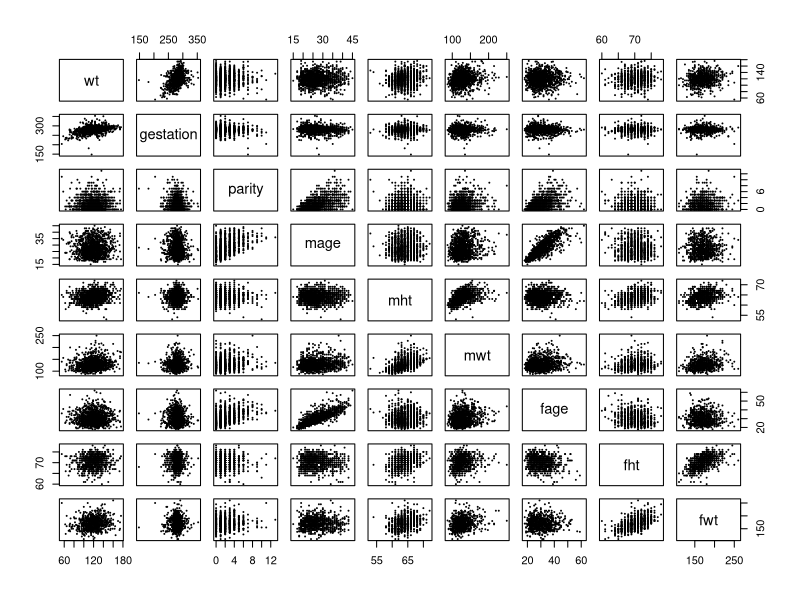
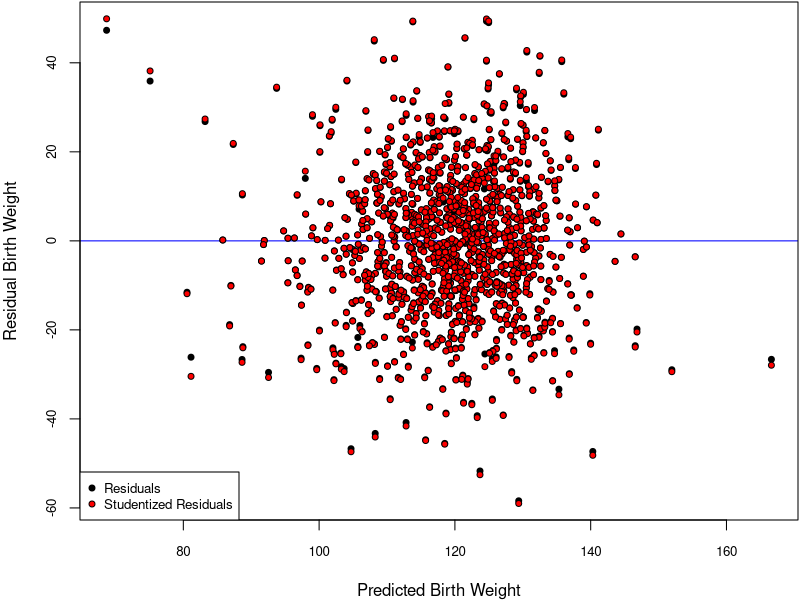
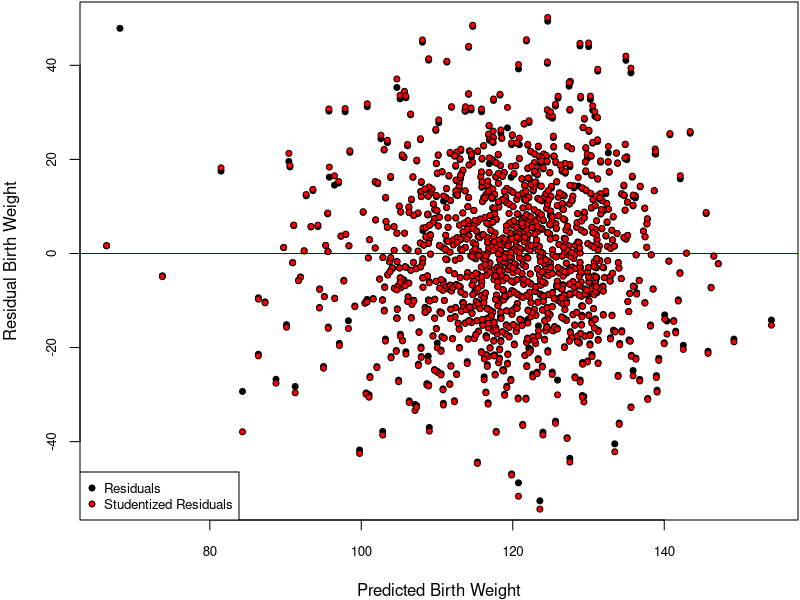
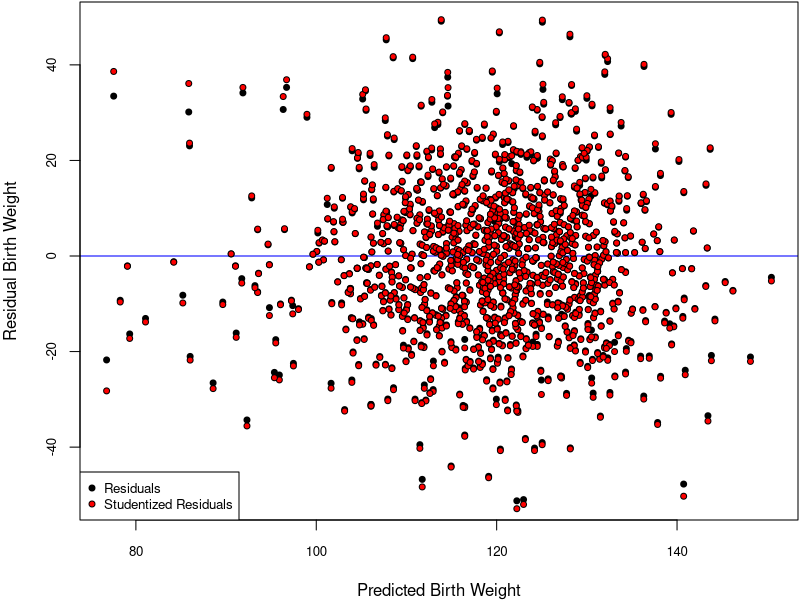
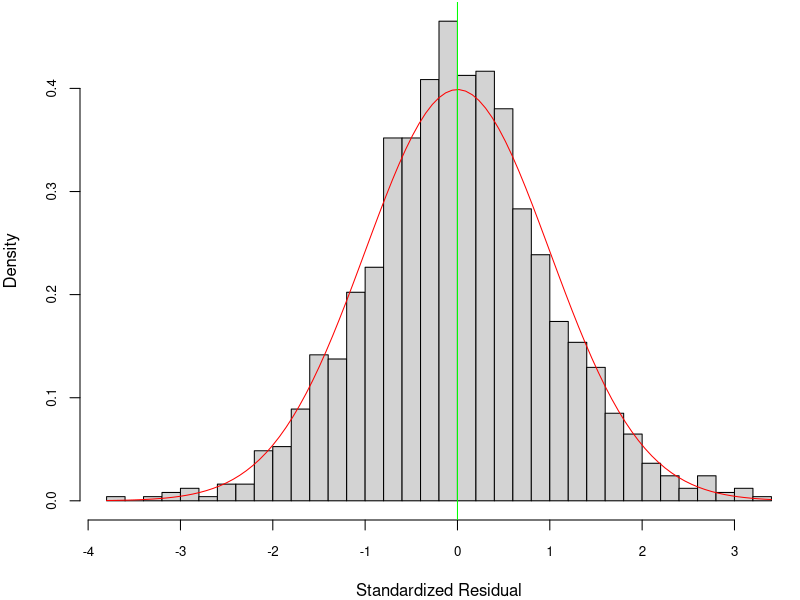
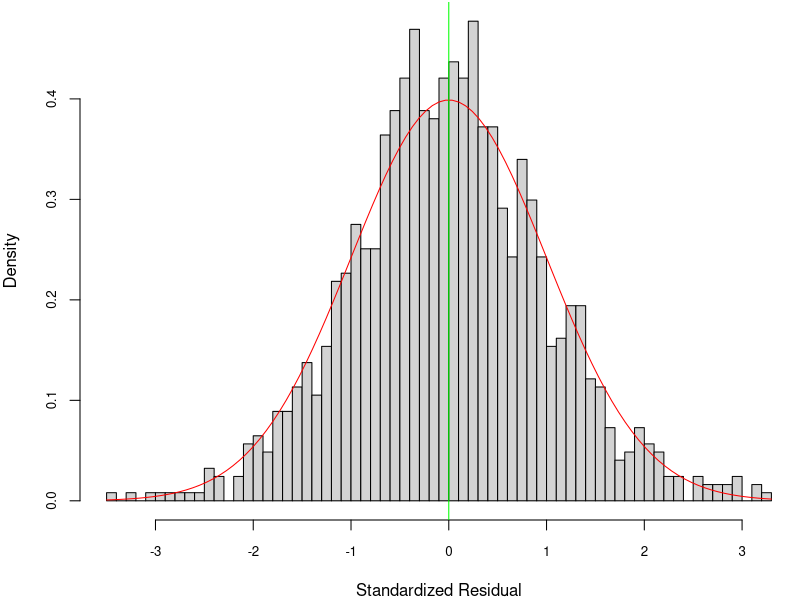
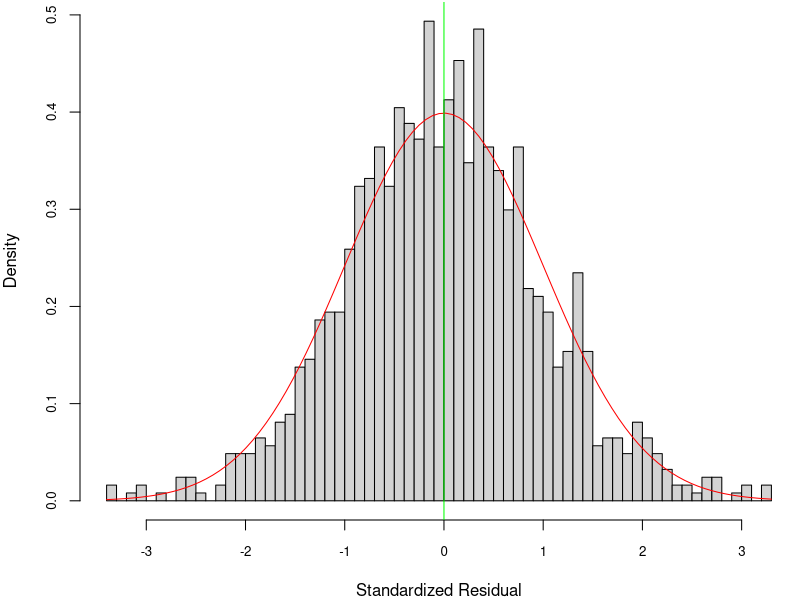
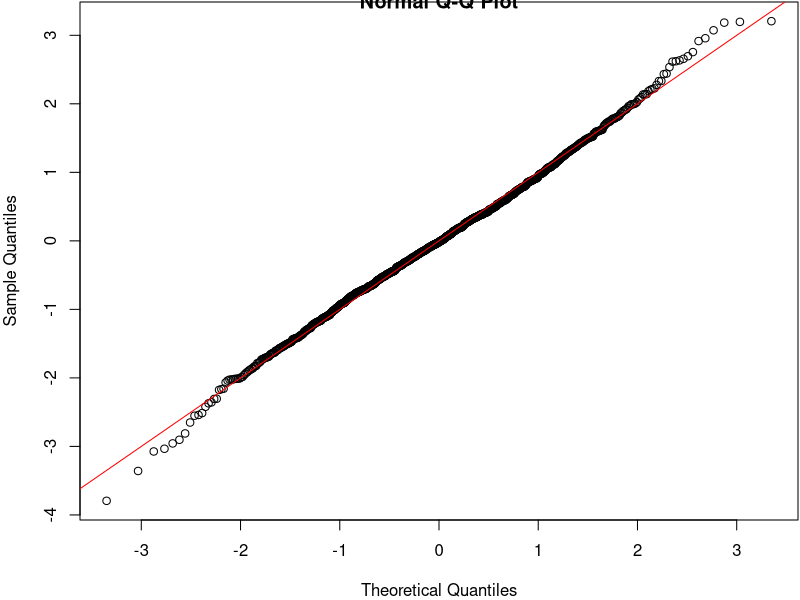

Reproduce these figures in R, in order.
## ---- chunk 1
knitr::opts_chunk$set(echo = TRUE)
library(mice)
## ---- chunk 2
# read in data
births.raw = read.csv("chds_births.csv")
## ---- chunk 3
# head(births.raw, 10)
# summary(births.raw)

# Validating Variables
births.raw$marital[!births.raw$marital %in% c(1:5)] = NA
births.raw$time[births.raw$time %in% c(9)] = NA
births.raw$number[births.raw$number %in% c(9)] = NA

## ---- chunk 4
categoricals = c('meth', 'feth', 'med', 'fed', 'marital', 'income', 'smoke', 'time', 'number')#, 'parity', 'mht', 'fht')
continuous = names(births.raw)[! names(births.raw) %in% categoricals]

# Categorize m/feth
#meth.categories = c(rep('Caucasian', 6), 'Mexican', 'African-American', 'Asian', 'Mixed', 'Other')
meth.categories = c(rep('Caucasian', 6), 'Other', 'African-American', 'Other', 'Other', 'Other')
for (i in 1:length(meth.categories)) {
  births.raw$meth[births.raw$meth == i-1] = meth.categories[i]
  births.raw$feth[births.raw$feth == i-1] = meth.categories[i]
}
births.raw$meth = as.factor(births.raw$meth)
births.raw$feth = as.factor(births.raw$feth)

# Categorize m/fed
#med.categories = c('elementary school', 'middle school', 'high school', 'high school + trade school', 'high school + some college', 'college graduate', 'trade school', 'high school unclear')
med.categories = c('Other', 'middle school', 'high school', 'Other', 'high school + some college', 'college graduate', 'Other', 'Other')
for (i in 1:length(med.categories)) {
  births.raw$med[births.raw$med == i-1] = med.categories[i]
  births.raw$fed[births.raw$fed == i-1] = med.categories[i]
}
births.raw$med = as.factor(births.raw$med)
births.raw$fed = as.factor(births.raw$fed)

# Categorize marital
#marital.categories = c('married', 'legally separated', 'divorced', 'widowed', 'never married')
marital.categories = c('married', 'single', 'single', 'single', 'single')
for (i in 1:length(marital.categories)) {
  births.raw$marital[births.raw$marital == i] = marital.categories[i]
}
births.raw$marital = as.factor(births.raw$marital)

# Categorize income
income.categories = c('under 2500', '2500-4999', '5000-7499', '7500-9999', '10000-12499', '12500-14999', '15000-17499', '17500-19999', '20000-22499', 'over 22500')
for (i in 1:length(income.categories)) {
  births.raw$income[births.raw$income == i-1] = income.categories[i]
}
births.raw$income = as.factor(births.raw$income)

# Categorize smoke
smoke.categories = c('never', 'smokes now', 'until pregnancy', 'used to, not anymore')
for (i in 1:length(smoke.categories)) {
  births.raw$smoke[births.raw$smoke == i-1] = smoke.categories[i]
}
births.raw$smoke = as.factor(births.raw$smoke)

# Categorize time
#time.categories = c('never or more than 10 years', 'still smokes', 'during pregnancy', 'less than a year', '1-2 years', '2-3 years', '3-4 years', '5-9 years', 'never or more than 10 years', 'quit but don’t know when')
time.categories = c('never or more than 10 years', 'still smokes', 'during pregnancy', 'less than 10 year', 'less than 10 year', 'less than 10 year', 'less than 10 year', 'less than 10 year', 'never or more than 10 years', 'quit but don’t know when')
for (i in 1:length(time.categories)) {
  births.raw$time[births.raw$time == i-1] = time.categories[i]
}
births.raw$time = as.factor(births.raw$time)

# Categorize number
#number.categories = c('never smoked', '1-4', '5-9', '10-14', '15-19', '20-29', '30-39', '40-60', 'more than 60', 'smoked but don’t know how much')
number.categories = c('never smoked', 'less than 20', 'less than 20', 'less than 20', 'less than 20', 'more than 20', 'more than 20', 'more than 20', 'more than 20', 'smoked but don’t know how much')
for (i in 1:length(number.categories)) {
  births.raw$number[births.raw$number == i-1] = number.categories[i]
}
births.raw$number = as.factor(births.raw$number)

births.raw$smoke = NULL
# summary(births.raw)
## ---- chunk 5
births.raw.cont = births.raw[ , ! names(births.raw) %in% categoricals]
# summary(births.raw.cont)
pairs(births.raw.cont, cex = 0.2)
## ---- chunk 6
proportion <- sapply(births.raw, function(x) { sum(is.na(x))*100/nrow(births.raw) })
proportion
## ---- chunk 7
invisible(capture.output(births.mice <- mice(births.raw, method = "cart", seed = 1)))
births.clean <- complete(births.mice)
# summary(births.clean)
# anyNA(births.clean)
## ---- chunk 8
M0 <- lm(wt ~ 1, data = births.clean) # initial model
Mfull <- lm(wt ~ (. - number - time - fed - med - feth - meth - marital)^2 + number + time + fed + med + feth + meth + marital+
              I(gestation^2) + I(parity^2) + I(mage^2) + I(mht^2) +
              I(mwt^2) + I(fage^2) + I(fht^2) + I(fwt^2), data = births.clean) # full model
Mstart <- lm(wt ~ ., data = births.clean) # start model
## ---- chunk 9
beta.max <- coef(Mfull)
names(beta.max)[is.na(beta.max)]
## ---- chunk 10
# forward selection
Mfwd <- step(object = M0,
             scope = list(lower = M0, upper = Mfull),
             direction = "forward",
             trace = FALSE)
## ---- chunk 11
# backward elimination
Mback <- step(object = Mfull,
              scope = list(lower = M0, upper = Mfull),
              direction = "backward",
              trace = FALSE)
## ---- chunk 12
# stepwise selection
Mstep <- step(object = Mstart,
              scope = list(lower = M0, upper = Mfull),
              direction = "both",
              trace = FALSE)
## ---- chunk 13
# models to compare
M1 <- Mfwd
M2 <- Mstep
## ---- chunk 14
summary(Mfwd)
summary(Mback)
summary(Mstep)
## ---- chunk 15
#Press Statistic
calPress <- function(M){
  #X <- model.matrix(M)
  #H <- X %*% solve(crossprod(X), t(X))
  #press <- resid(M)/(1-diag(H))
  press <- resid(M)/(1-hatvalues(M))
  press <- sum(press^2)
  return(press)
}

press1 <- calPress(Mfwd);
press2 <- calPress(Mback);
press3 <- calPress(Mstep);

presses <- c(press1,press2,press3)

# AIC Statistic for M1
AIC1 <- AIC(Mfwd)

#AIC Statistic for M2
AIC2 <- AIC(Mback)

AIC3 <- AIC(Mstep)

AICS <- c(AIC1,AIC2,AIC3)


## ---- chunk 16
r.squared <- c(summary(Mfwd)$r.squared,summary(Mback)$r.square,summary(Mstep)$r.square)
info <- c(r.squared,AICS,presses)
info <- matrix(t(info),nrow = 3,ncol = 3)
rownames(info)<-c("MFwd","MBack","MStep")
colnames(info)<-c("R^2","AIC","Press")
info  

## ---- chunk 17

# function for drawing studendized residual plots
StuResPlot <- function(M) {
  cex <- .8
  res <- residuals(M)
  h <- hatvalues(M)  # Hat matrix
  sigma.hat <- sigma(M)
  res.stu <- resid(M)/sqrt(1-h) # studentized residuals, but on the data scale
  y.hat <- predict(M)
  par(mar = c(4,4,.1,.1))
  plot(y.hat, res, pch = 21, bg = "black", cex = cex, cex.axis = cex,
        xlab = "Predicted Birth Weight",
        ylab = "Residual Birth Weight",
        abline(h = mean(res), col = "blue"))
  points(y.hat, res.stu, pch = 21, bg = "red", cex = cex)
  legend(x = "bottomleft", c("Residuals", "Studentized Residuals"),
        pch = 21, pt.bg = c("black", "red"), pt.cex = cex, cex = cex)
}

# function for drawing standardized residual plots
StaResPlot <- function(M) {
  cex <- .8
  res <- residuals(M) # Hat matrix
  h <- hatvalues(M)
  sigma.hat <- sigma(M)
  par(mar = c(4,4,.1,.1))
  hist(res/sigma.hat, breaks = 50, freq = FALSE, cex.axis = cex,
  xlab = "Standardized Residual", main = "")
  curve(dnorm(x), col = "red", add = TRUE)
  abline(v = mean(res/sigma.hat), col = "green")
}

#function for drawing QQ plots
QQPlot <- function(M) {
  res <- residuals(M)
  h <- hatvalues(M)
  qqnorm(res/sigma(M))
  abline(a=0, b=1, col = "red") #add 45 degree line
  # head(res.stu1)
}


# studendized residual for forward selection model:
StuResPlot(Mfwd)

# studendized residual for backward elimination model:
StuResPlot(Mback)

# studentdized residual for stepwise selection model:
StuResPlot(Mstep)

# standardized residual for forward selection model:
StaResPlot(Mfwd)

# standardized residual for backward elimination model:
StaResPlot(Mback)

# standardized residual for stepwise selection model:
StaResPlot(Mstep)

# QQ-plot for forward selection model:
QQPlot(Mfwd)

# QQ-plot for backward selection model:
QQPlot(Mback)

# QQ-plot for stepwise selection model:
QQPlot(Mstep)
## ---- chunk 18
# function to produce leverage and influence plots
LeverageInfluence <- function(M) {
  y.hat <- predict(M) # predicted values
  sigma.hat <- sigma(M)
  res <- resid(M) # original residuals$
  res.sta <- res/sigma.hat # standardized residuals

  # compute leverages
  h <- hatvalues(M) # hat matrix
  res.stu <- res.sta/sqrt(1-h) # studentized residuals

  # PRESS residuals
  press <- res/(1-h)

  # DFFITS residuals
  dfts <- dffits(M)

  # standardize each of these such that they are identical at the average
  # leverage value
  p <- length(coef(M))
  n <- nobs(M)
  hbar <- p/n # average leverage
  res.stu <- res.stu*sqrt(1 - hbar) # at h = hbar, res.stu = res.sta
  press <- press*(1 - hbar)/sigma.hat # at h = hbar, press = res.sta
  dfts <- dfts*(1 - hbar)/sqrt(hbar) # at h = hbar, dfts = res.sta

  # plot all residuals
  par(mfrow = c(1,2), mar = c(4,4,.1,.1))
  cex <- .5
  plot(y.hat, rep(0, length(y.hat)),
       type = "n", # empty plot to get the axis range
       ylim = range(res.sta, res.stu, press, dfts),
       cex.axis = cex,
       xlab = "Predicted Values",
       ylab = "Residuals")

  # dotted line connecting each observations residuals for better visibility
  segments(x0 = y.hat,
           y0 = pmin(res.sta, res.stu, press, dfts),
           y1 = pmax(res.sta, res.stu, press, dfts),
           lty = 2)
  points(y.hat, res.sta, pch = 21, bg = "black", cex = cex)
  points(y.hat, res.stu, pch = 21, bg = "blue", cex = cex)
  points(y.hat, press, pch = 21, bg = "red", cex = cex)
  points(y.hat, dfts, pch = 21, bg = "orange", cex = cex)

  # against leverages
  plot(h, rep(0, length(y.hat)),
       type = "n",
       cex.axis = cex,
       ylim = range(res.sta, res.stu, press, dfts),
       xlab = "Leverages", ylab = "Residuals")

  segments(x0 = h,
          y0 = pmin(res.sta, res.stu, press, dfts),
          y1 = pmax(res.sta, res.stu, press, dfts),
          lty = 2)
  points(h, res.sta, pch = 21, bg = "black", cex = cex)
  points(h, res.stu, pch = 21, bg = "blue", cex = cex)
  points(h, press, pch = 21, bg = "red", cex = cex)
  points(h, dfts, pch = 21, bg = "orange", cex = cex)
  abline(v = hbar, col = "grey60", lty = 2)

  # cook's distance vs. leverage
  D <- cooks.distance(M)

  # flag some of the points
  infl.ind <- which.max(D) # top influence point
  lev.ind <- h > 2*hbar # leverage more than 2x the average
  clrs <- rep("black", len = n)
  clrs[lev.ind] <- "blue"
  clrs[infl.ind] <- "red"
  par(mfrow = c(1,1), mar = c(4,4,1,1))
  cex <- .8
  plot(h, D, xlab = "Leverage", ylab = "Cook's Influence Measure",
  pch = 21, bg = clrs, cex = cex, cex.axis = cex)
  p <- length(coef(M))
  n <- nrow(births.clean)
  hbar <- p/n # average leverage
  abline(v = 2*hbar, col = "grey60", lty = 2) # 2x average leverage
  return(c(infl.ind, D[infl.ind]))
}


# leverage influence for forward selection model:
LeverageInfluence(Mstep)
LeverageInfluence(Mback)
## ---- chunk 19
# M1 = Mfwd
# M2 = Mstep
# X <- model.matrix(M1)
# C <- cor(X) # correlation matrix
# vif1 <- diag(solve(C))
# vif1
# X <- model.matrix(M2)
# C <- cor(X) # correlation matrix
# vif2 <- diag(solve(C))
# vif2
## ---- chunk 20
M <-lm(births.clean)
# coef(M)
plot(predict(M),resid(M))
entry <- which.max(resid(M))
entry
## ---- chunk 21
options(warn=-1)      #turn off warnings
# Cross-validation setup
nreps <- 2e3 # number of replications
ntot <- nrow(births.clean) # total number of observations
ntrain <- floor(ntot * 0.7) # size of training set
ntest <- ntot-ntrain # size of test set
mspe1 <- rep(NA, nreps) # sum-of-square errors for each CV replication
mspe2 <- rep(NA, nreps)
logLambda <- rep(NA, nreps) # log-likelihod ratio statistic for each replication
system.time({
  for(ii in 1:nreps) {
    if(ii%%200 == 0) message("ii = ", ii)
    # randomly select training observations
    train.ind <- sample(ntot, ntrain) # training observations
    # refit the models on the subset of training data; ?update for details!
    M1.cv <- update(M1, subset = train.ind)
    M2.cv <- update(M2, subset = train.ind)
    # out-of-sample residuals for both models
    # that is, testing data - predictions with training parameters
    M1.res <- births.clean$wt[-train.ind] -
              predict(M1.cv, newdata = births.clean[-train.ind,])
    M2.res <- births.clean$wt[-train.ind] -
              predict(M2.cv, newdata = births.clean[-train.ind,])
    # mean-square prediction errors
    mspe1[ii] <- mean(M1.res^2)
    mspe2[ii] <- mean(M2.res^2)
    # out-of-sample likelihood ratio
    M1.sigma <- sqrt(sum(resid(M1.cv)^2)/ntrain) # MLE of sigma
    M2.sigma <- sqrt(sum(resid(M2.cv)^2)/ntrain)
    # since res = y - pred, dnorm(y, pred, sd) = dnorm(res, 0, sd)
    logLambda[ii] <- sum(dnorm(M1.res, mean = 0, sd = M1.sigma, log = TRUE))
    logLambda[ii] <- logLambda[ii] -
                     sum(dnorm(M2.res, mean = 0, sd = M2.sigma, log = TRUE))
  }
})
options(warn=1)      #turn warnings back on
## ---- chunk 22
# plot rMSPE and out-of-sample log(Lambda)
par(mfrow = c(1,2))
par(mar = c(4.5, 4.5, .1, .1))
boxplot(x = list(sqrt(mspe1), sqrt(mspe2)), names = expression(M[BWD], M[STEP]), cex = .7,
        ylab = expression(sqrt(MSPE)), col = c("yellow", "orange"))
hist(logLambda, breaks = 50, freq = FALSE,
     xlab = expression(Lambda^{test}),
     main = "", cex = .7)
abline(v = mean(logLambda), col = "red") # average value
